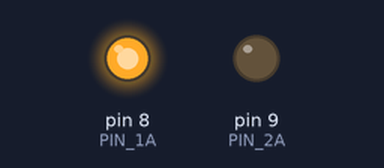
Recording of a sketch running on a simulated Arduino Uno, built with avr-gcc and run on an emulated ATmega328P. Parts: output pins drawn as LEDs (lit = HIGH).

Above: at 0.1 s.
Timing chart, 0 to 1.6 s (numbered marks = the images above):
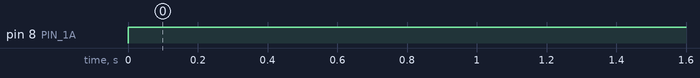

The sketch:

task2-1.ino
```cpp
const int PIN_1A = 8;
const int PIN_2A = 9;

void setup() {
  pinMode(PIN_1A, OUTPUT);
  pinMode(PIN_2A, OUTPUT);
}

void loop() {
  digitalWrite(PIN_1A, HIGH);
  digitalWrite(PIN_2A, LOW);
}
```

Measured:
- by itself, pin 8 (PIN_1A): LOW → HIGH at 0.00 s
